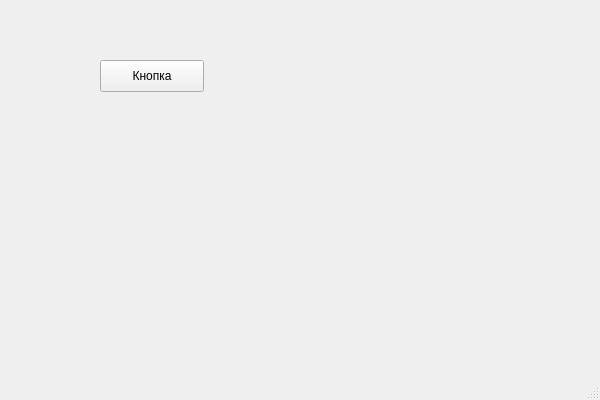
<?xml version="1.0" encoding="UTF-8"?>
<ui version="4.0">
 <class>MainWindow</class>
 <widget class="QMainWindow" name="MainWindow">
  <property name="geometry">
   <rect>
    <x>100</x>
    <y>100</y>
    <width>600</width>
    <height>400</height>
   </rect>
  </property>
  <property name="windowTitle">
   <string>MainWindow</string>
  </property>
  <widget class="QWidget" name="centralwidget">
   <widget class="QPushButton" name="pushButton">
    <property name="geometry">
     <rect>
      <x>100</x>
      <y>60</y>
      <width>104</width>
      <height>32</height>
     </rect>
    </property>
    <property name="text">
     <string>Кнопка</string>
    </property>
   </widget>
  </widget>
  <widget class="QMenuBar" name="menubar">
   <property name="geometry">
    <rect>
     <x>0</x>
     <y>0</y>
     <width>296</width>
     <height>29</height>
    </rect>
   </property>
  </widget>
  <widget class="QStatusBar" name="statusbar"/>
 </widget>
 <resources/>
 <connections/>
</ui>
